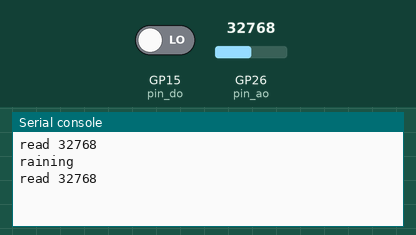
A program run on a simulated Raspberry Pi Pico running MicroPython. On the bench: the last lines printed to the serial console. The inputs (shaded band) are chosen by the test bench; at power-on: GP15 (pin_do) LOW, GP26 (pin_ao) = 32768 (analog values on the 0–65535 scale).

Above: at 1.2 s.
1.3 s: GP15 (pin_do) driven HIGH
At 2.8 s:
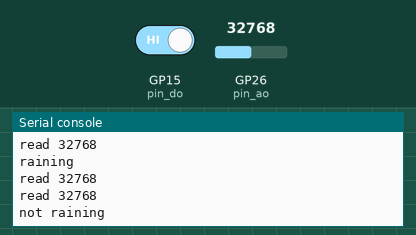
3.5 s: GP26 (pin_ao) set to 45874
At 4.8 s:
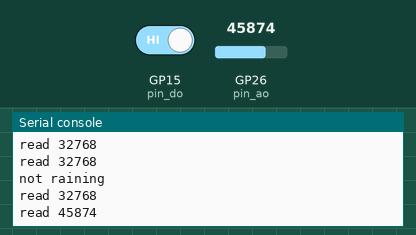
5.0 s: GP26 (pin_ao) set to 57670
At 5.7 s:
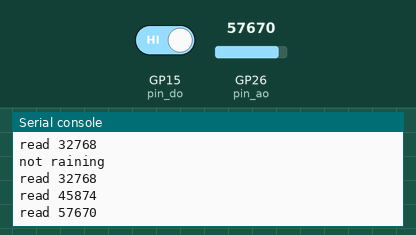
Timing chart, 0 to 8.0 s (numbered marks = the images above; inputs shaded):
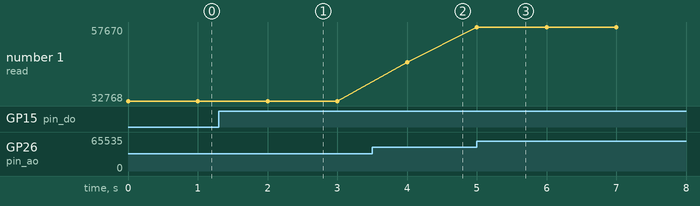

The program:

raind_adc.py
```python
# 雨滴探测传感器

from machine import Pin, ADC
from time import sleep

pin_do = Pin(15, Pin.IN)
pin_ao = ADC(0) # ADC0/GP26

state = 1
while True:
    va = pin_ao.read_u16()
    print(f'read {va}')

    vd = pin_do.value()
    if vd != state:
        if vd == 1:
            print('not raining')
        if vd == 0:
            print('raining')
        state = vd
    sleep(1)
    
```

Measured:
- after the input at 1.3 s, the serial console: prints a new line after 0.70 s (image 1)
- after the input at 3.5 s, the serial console: prints a new line after 0.50 s (image 2)
- after the input at 5.0 s, the serial console: prints a new line at once (image 3)
- plotted number 1: 32768 → 45874 after the input at 3.5 s, 45874 → 57670 after the input at 5.0 s
